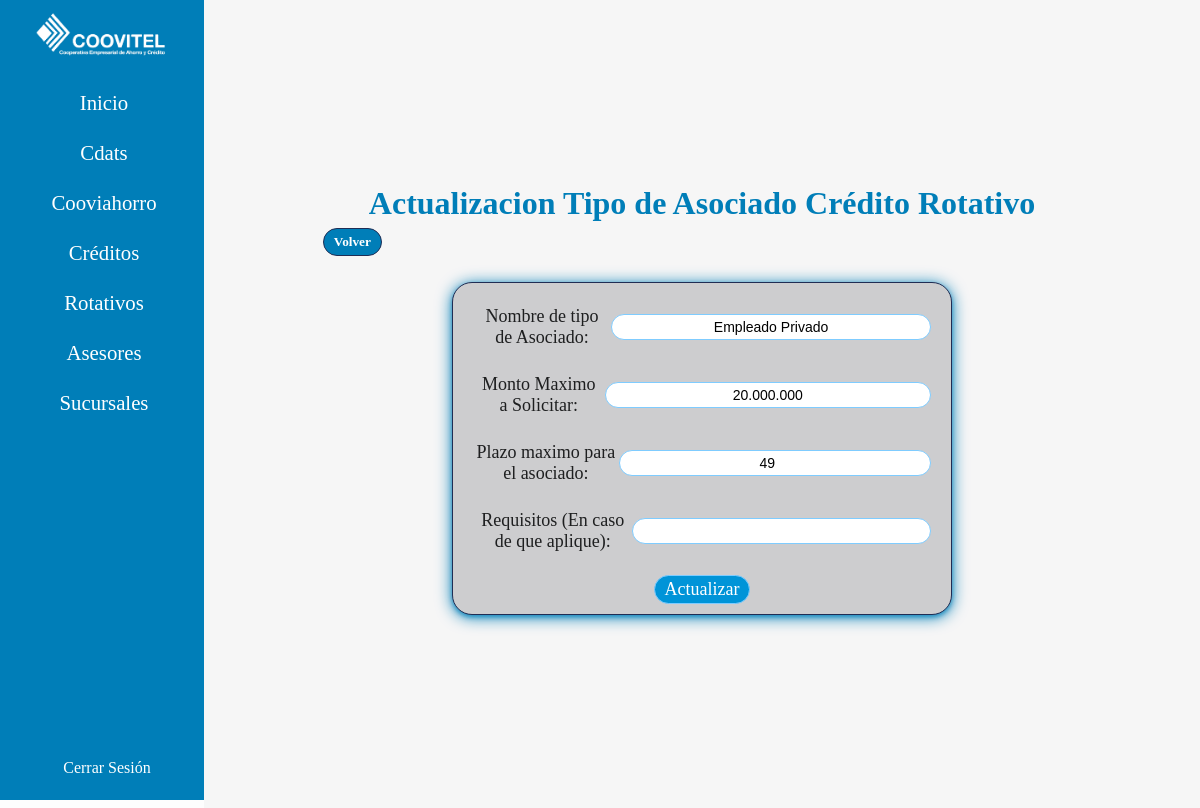
The page /update/asociadoRotativo/2/ (signed in) on the database its author committed.
### rotativo/models.py (models this page shows, shortened)
class AsociadoRotativo(models.Model):
    name = models.CharField(max_length=100)
    montoMax = models.CharField(max_length=200)
    plazoMax = models.IntegerField()
    requisitos = models.CharField(max_length=200, blank=True, null=True)

### rotativo/views.py (the view)
# urls.py: path("update/asociadoRotativo/<int:id>/", views.updateTypeAsociado, name="updateAsociadoRotativo"),
@login_required
def updateTypeAsociado(request, id):
    asociado = get_object_or_404(AsociadoRotativo, id=id)
    form = AsociadoRotativoForm(instance=asociado)
    if request.method == 'POST':
        form = AsociadoRotativoForm(request.POST, instance=asociado)
        if form.is_valid():
            form.save()
            return redirect('asociadosrotativo')
    return render(request, 'rotativos/asociados/updateasociado.html', {'form': form})

### rotativo/forms.py
class AsociadoRotativoForm(forms.ModelForm):
    montoMax = forms.CharField(widget=forms.TextInput(attrs={'onInput': "handleChange('id_montoMax')"}), label="Monto Maximo a Solicitar")
    class Meta():
        model = AsociadoRotativo
        fields = ['name', 'montoMax', 'plazoMax', 'requisitos']
        labels = {
            'name': 'Nombre de tipo de Asociado',
            'plazoMax': 'Plazo maximo para el asociado',
            'requisitos': 'Requisitos (En caso de que aplique)'
        }

### controls/templates/rotativos/asociados/updateasociado.html (shortened to what this page needs)
{% extends "base.html" %}
{% block content %}
    <div class="types">
        <h1 class="title-type">Actualizacion Tipo de Asociado Crédito Rotativo</h1>
        <div class="buttons">
            <a class="bts" href="{% url 'asociadosrotativo' %}"><h5>Volver</h5></a>
        </div>
        <form method="POST" class="form">
            {{form.as_p}}
            <button onclick="return confirm('Esta seguro de actualizar este tipo de perfil?')" class="save" type="submit">
                Actualizar
            </button>
        </form>
    </div>
{% endblock %}

### account/static/css/style.css (style rules this page uses)
:root { --backColor: #fdfdfd; --colorWhite: #fff; --colorLinks: #007eb8; --colorOne: #202d54; --colorTwo: #2c3870; --colorThree: #2d2e83; --colorFour: #007eb8; }
* { margin: 0; padding: 0; box-sizing: border-box; }
html { height: 100%; height: 100vh; font-family:Georgia, 'Times New Roman', Times, serif; color: var(--colorFour); }
body { height: auto; min-height: 100%; min-height: 100vh; overflow-y: scroll; background-color: var(--backColor); display: grid; grid-template-areas: "aside main main"; grid-template-columns: 17vw 1fr; grid-template-rows: 1fr auto; }
a { text-decoration: none; }

### controls/static/css/style2.css (style rules this page uses)
:root { --backColor: #fdfdfd; --colorWhite: #fff; --colorLinks: #007eb8; --colorOne: #202d54; --colorTwo: #2c3870; --colorThree: #2d2e83; --colorFour: #007eb8; }
.types { width: 100%; display: flex; flex-direction: column; justify-content: center; align-items: center; }
.title-type { color: var(--colorFour); }
.buttons { width: 90%; display: flex; flex-direction: row; justify-content: space-between; align-items: center; padding: 6px; }
.bts { background-color: #007eb8; border: 1px solid var(--colorOne); border-radius: 20px; padding: 5px 10px; color: #fff; transition: all .3s ease; }
.form p { padding: 10px; display: flex; flex-direction: row; justify-content: space-around; align-items: center; }
.form label { color: #1e1f20; font-weight: 500; font-size: 18px; }
.form input { margin: 0; width: 500px; border-radius: 20px; border: 1px solid #7fccff; }
.save { margin-top: 10px; font-size: 18px; padding: 3px 10px; border-radius: 20px; background-color: #0094d8; color: #fff; transition: all .3s ease; border: 1px solid #7fccff; cursor: pointer; }

### controls/static/css/options.css (style rules this page uses)
:root { --backColor: #fdfdfd; --colorWhite: #fff; --colorLinks: #007eb8; --colorOne: #202d54; --colorTwo: #2c3870; --colorThree: #2d2e83; --colorFour: #007eb8; }

### asesores/static/css/asesores.css (style rules this page uses)
form { width: 100%; max-width: 500px; margin: 0 auto; padding: 20px; background-color: #cdcdcf; border-radius: 8px; }
label { font-size: 20px; color: #333; margin-bottom: 8px; display: block; }
input, textarea { width: 100%; padding: 10px; margin: 8px 0 20px; border: 1px solid #ccc; border-radius: 5px; font-size: 14px; }
form p { display: flex; flex-direction: column; }
form p label { text-align: center; margin: 3px; font-weight: 700; }
form p input { padding: 10px 20px; border: 0; border-radius: 25px; cursor: pointer; text-align: center; }
:root { --backColor: #fdfdfd; --colorWhite: #fff; --colorLinks: #007eb8; --colorOne: #202d54; --colorTwo: #2c3870; --colorThree: #2d2e83; --colorFour: #007eb8; }
.types { width: 100%; display: flex; flex-direction: column; justify-content: center; align-items: center; }
.title-type { color: var(--colorFour); }
.buttons { width: 90%; display: flex; flex-direction: row; justify-content: space-between; align-items: center; padding: 6px; }
.bts { background-color: #007eb8; border-radius: 20px; padding: 5px 10px; color: #fff; transition: all .3s ease; }
.form p { padding: 10px; }
.form label { color: #1e1f20; font-weight: 500; font-size: 18px; }
.form input { padding: 4px 8px; border-radius: 20px; border: 1px solid #7fccff; }
.save { margin-top: 10px; font-size: 18px; padding: 3px 10px; border-radius: 20px; background-color: #0094d8; color: #fff; transition: all .3s ease; border: 1px solid #7fccff; cursor: pointer; }

### asesores/static/css/paginator.css (style rules this page uses)
:root { --backColor: #fdfdfd; --colorWhite: #fff; --colorLinks: #007eb8; --colorOne: #202d54; --colorTwo: #2c3870; --colorTwoLow: #2c387028; --colorThree: #2d2e83; --colorFour: #007eb8; }
a { text-decoration: none; color: var(--colorWhite); }
button { font-family:Georgia, 'Times New Roman', Times, serif; background-color: #2c3870; color: white; border: none; padding: 10px 20px; font-size: 16px; border: 0; border-radius: 25px; cursor: pointer; }

### rows shown on the page
AsociadoRotativo: name "Empleado Privado", montoMax "20.000.000", plazoMax "49"
